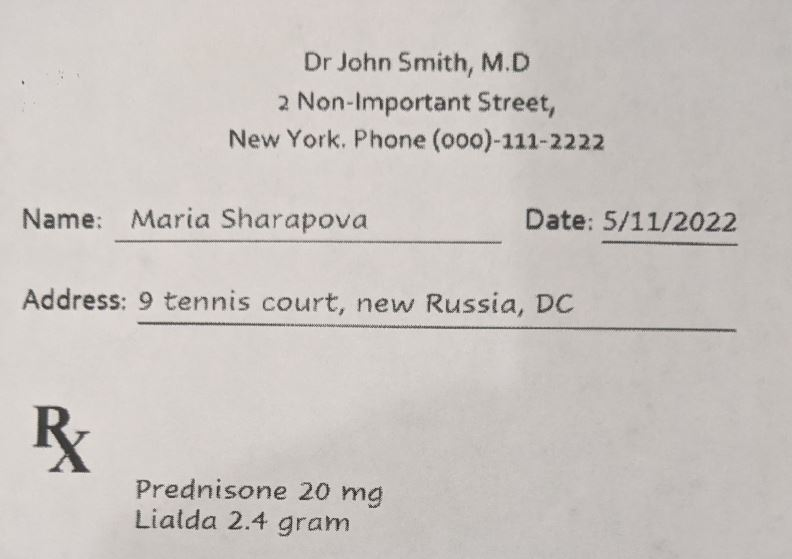
#> input picture backend/notebooks/clear_image.jpg, 792 x 559 px
$ python -i util.py   (imports and definitions only)
#> lines starting #> are read from the running program, lines starting #| are printed output that depends on the picture; after the words box and inside, x2 and y2 are one past the last pixel; in counts of white or black regions, pixels touching at a corner belong together
import cv2
import numpy as np

def preprocess_image(img):
    # Convert PIL Image to grayscale
    gray = cv2.cvtColor(np.array(img), cv2.COLOR_RGB2GRAY)

    # Remove small noise while preserving text edges
    gray = cv2.medianBlur(gray, 3)

    # Upscale image for better OCR
    gray = cv2.resize(
        gray,
        None,
        fx=2.5,
        fy=2.5,
        interpolation=cv2.INTER_CUBIC
    )
#> gray: shape (1398, 1980)

    # Adaptive thresholding
    thresh = cv2.adaptiveThreshold(
        gray,
        255,
        cv2.ADAPTIVE_THRESH_GAUSSIAN_C,
        cv2.THRESH_BINARY,
        61,
        11
    )
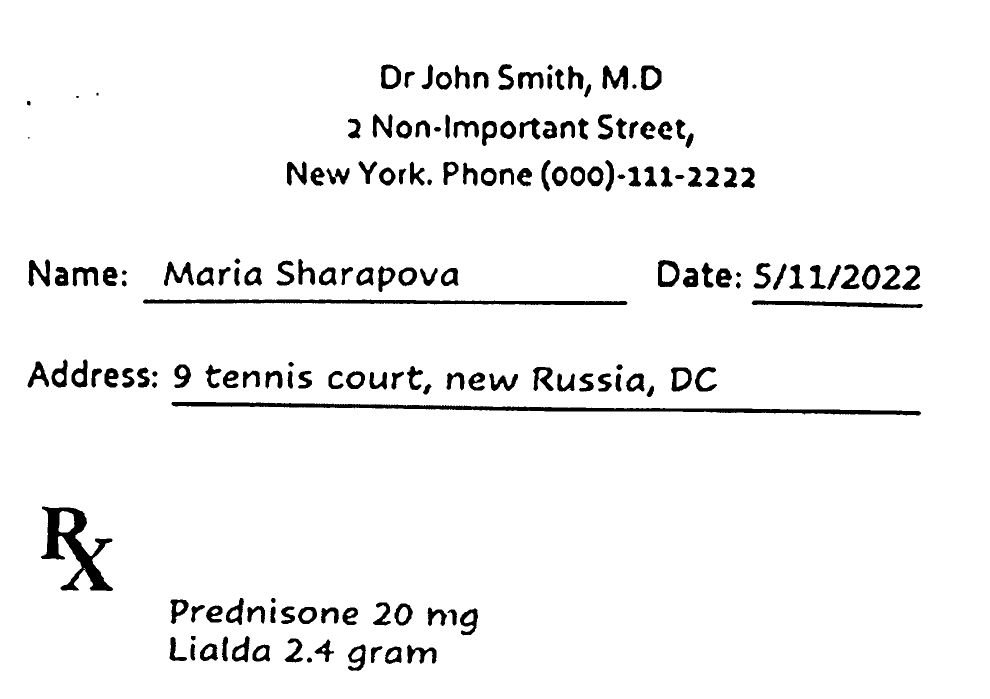
#> thresh: shape (1398, 1980) (shown at 1/2 size); 95.3% white; 174 black regions (2 under 20 px), largest, box (x1, y1, x2, y2) and area: (343, 804, 1842, 831) 11610, (82, 1013, 226, 1182) 8573, (286, 599, 1255, 610) 6980

    # Remove tiny dots/noise
    kernel = np.ones((2, 2), np.uint8)
    thresh = cv2.morphologyEx(
        thresh,
        cv2.MORPH_OPEN,
        kernel
    )
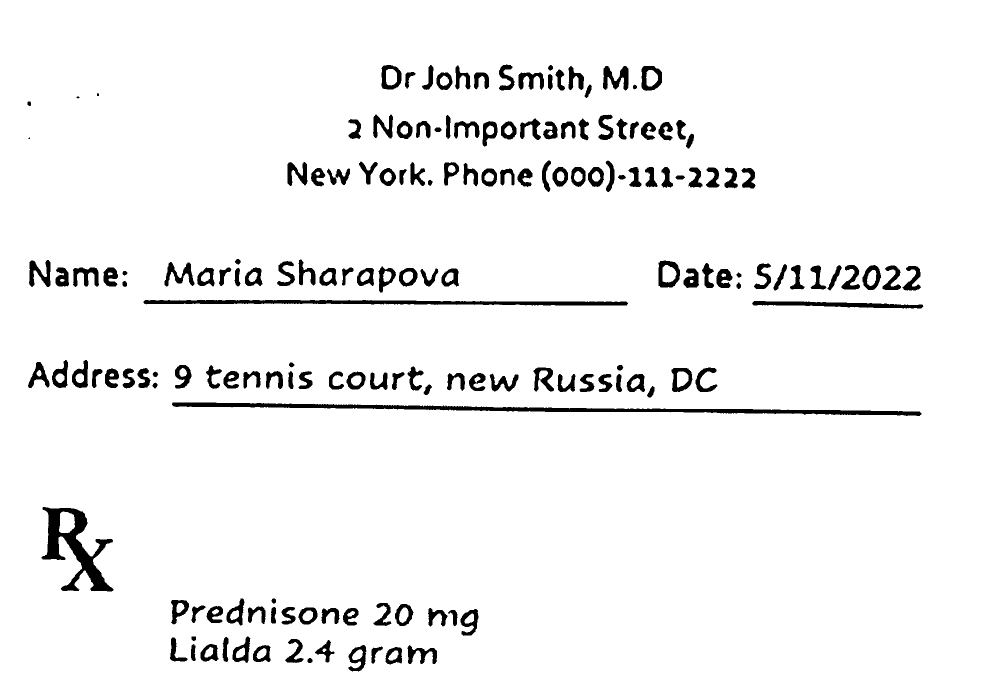
#> thresh: shape (1398, 1980) (shown at 1/2 size); 95.3% white; 173 black regions (2 under 20 px), largest, box (x1, y1, x2, y2) and area: (344, 805, 1843, 832) 11628, (83, 1014, 227, 1183) 8582, (287, 600, 1256, 611) 6996

    return thresh

>>> import cv2
>>> picture = cv2.cvtColor(cv2.imread('../notebooks/clear_image.jpg'), cv2.COLOR_BGR2RGB)
>>> result = preprocess_image(picture)

$ run again, on backend/notebooks/dark_image.jpg
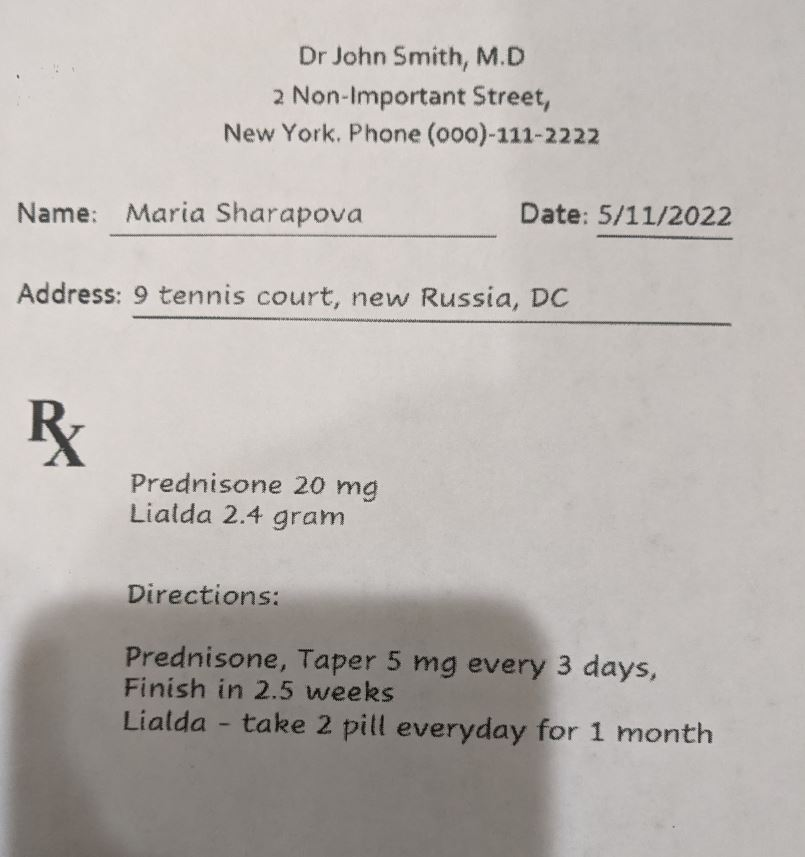
#> input picture backend/notebooks/dark_image.jpg, 805 x 857 px
#> in preprocess_image, `thresh = cv2.adaptiveThreshold( gray, 255, cv2.ADAPTIVE_THRESH_GAUSSIA..`:
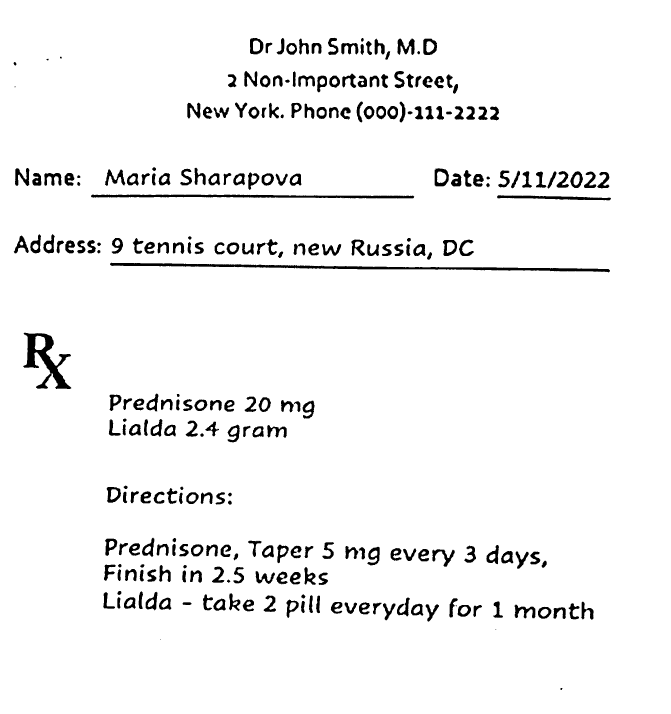
#> thresh: shape (2142, 2012) (shown at 1/3 size); 95.6% white; 278 black regions (5 under 20 px), largest, box (x1, y1, x2, y2) and area: (330, 788, 1830, 817) 11647, (69, 998, 214, 1167) 8553, (273, 584, 1243, 596) 6993
#> in preprocess_image, `thresh = cv2.morphologyEx( thresh, cv2.MORPH_OPEN, kernel )`:
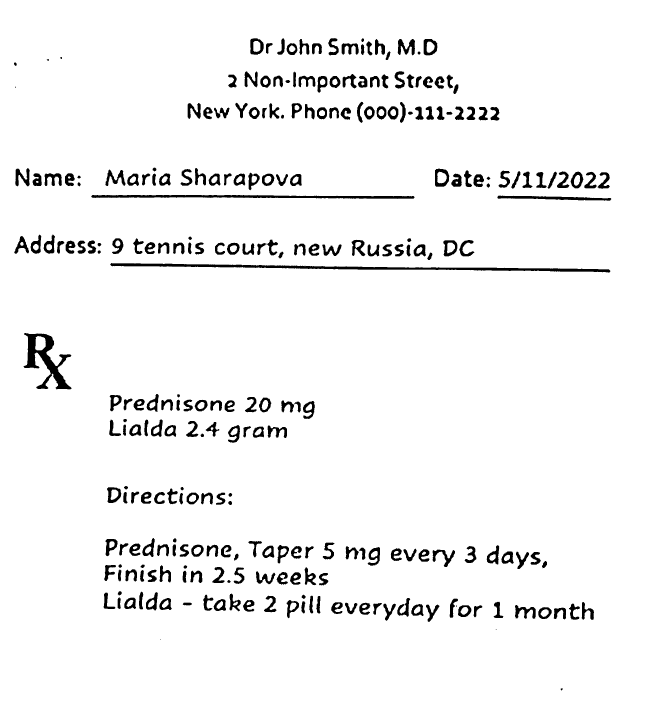
#> thresh: shape (2142, 2012) (shown at 1/3 size); 95.6% white; 276 black regions (4 under 20 px), largest, box (x1, y1, x2, y2) and area: (331, 789, 1831, 818) 11688, (70, 999, 215, 1168) 8557, (274, 585, 1244, 597) 7019
